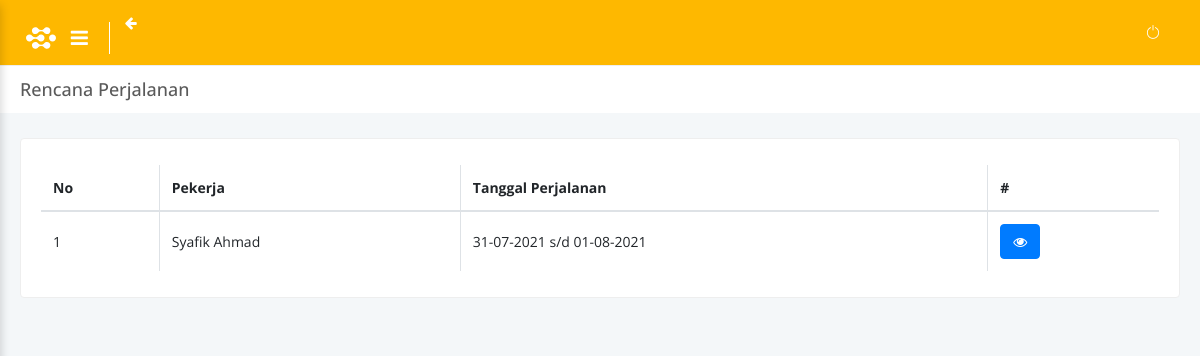
The page /index.php/spd on the database as committed earlier.
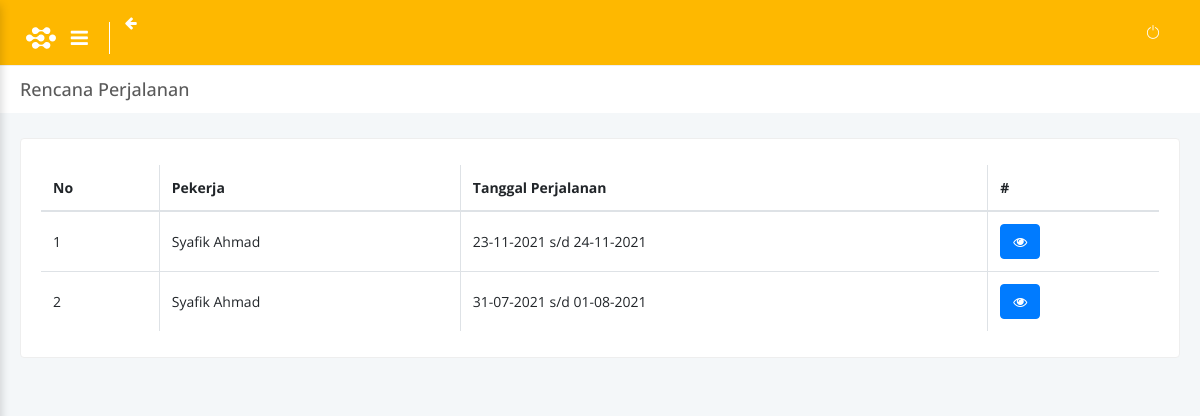
The same page on the database as committed later.
### tables this page shows
CREATE TABLE `rencana_perjalanan` (
  `id` int(11) NOT NULL,
  `id_pekerja` int(11) NOT NULL,
  `kode` varchar(100) NOT NULL,
  `tgl_mulai_perjalanan` datetime NOT NULL,
  `tgl_berakhir_perjalanan` datetime DEFAULT NULL,
  `is_jabodetabek` varchar(100) NOT NULL,
  `jenis_transport` varchar(50) NOT NULL,
  `destinasi` varchar(50) NOT NULL,
  `item` varchar(100) NOT NULL,
  `nominal` int(11) NOT NULL,
  `created_at` datetime NOT NULL,
  `updated_at` timestamp NOT NULL DEFAULT CURRENT_TIMESTAMP ON UPDATE CURRENT_TIMESTAMP
);

CREATE TABLE `master_pekerja` (
  `id` int(11) NOT NULL,
  `fungsi` varchar(50) DEFAULT NULL,
  `nama_jabatan` varchar(100) DEFAULT NULL COMMENT 'wadir: wakil direktur, ka: kepala, pws: pengawas, pnt: penata',
  `kode_jabatan` varchar(50) DEFAULT NULL,
  `bagian` varchar(50) DEFAULT NULL,
  `divisi` varchar(50) DEFAULT NULL,
  `gol_upah` int(11) DEFAULT NULL,
  `tmt_gol_upah` date DEFAULT NULL,
  `lama_gol_upah` int(11) DEFAULT NULL,
  `nopek` varchar(50) DEFAULT NULL,
  `nama_pekerja` varchar(100) DEFAULT NULL,
  `gelar` varchar(50) DEFAULT NULL,
  `jenis_kelamin` varchar(1) DEFAULT NULL,
  `tmt_pwtt` date DEFAULT NULL,
  `jenjang_pendidikan` varchar(20) DEFAULT NULL,
  `status_pekerja` varchar(5) DEFAULT NULL,
  `status_pernikahan` varchar(10) DEFAULT NULL,
  `created_at` datetime NOT NULL,
  `updated_at` timestamp NOT NULL DEFAULT CURRENT_TIMESTAMP ON UPDATE CURRENT_TIMESTAMP
);

### application/libraries/Template.php (called while the page is built)
<?php if (!defined('BASEPATH')) exit('No direct script access allowed');
class Template
{
	var $template_data = array();
	function set($name, $value)
	{
		$this->template_data[$name] = $value;
	}
	function load($template = '', $view = '', $view_data = array(), $return = FALSE)
	{
		$this->CI = &get_instance();
		$this->set('contents', $this->CI->load->view($view, $view_data, TRUE));
		return $this->CI->load->view($template, $this->template_data, $return);
	}
}

### application/controllers/Spd.php (called while the page is built, shortened)
<?php
class Spd extends CI_Controller
{
	public function index()
	{
		$data['record'] = $this->spd_model->get_rencana_perjalanan();
		$this->template->load('templates/contents', 'rencana_perjalanan', $data);
	}
}

### index.php (called while the page is built, shortened)
<?php
require_once BASEPATH.'core/CodeIgniter.php';

### application/models/Spd_model.php (called while the page is built, shortened)
<?php
class Spd_model extends CI_Model
{
	function get_rencana_perjalanan()
	{
		$this->db->select('rencana_perjalanan.*, master_pekerja.nama_pekerja');
		$this->db->from('rencana_perjalanan');
		$this->db->join('master_pekerja', 'rencana_perjalanan.id_pekerja = master_pekerja.id', 'inner');
		$this->db->group_by('kode');
		$this->db->order_by('created_at', 'DESC');
		$query = $this->db->get();
		return $query->result();
	}
}

### application/views/rencana_perjalanan.php (the view, shortened to what this page needs)
<div id="main-content">
    <div class="block-header">
        <div class="row clearfix">
            <div class="col-md-6 col-sm-12">
                <h2>Rencana Perjalanan</h2>
            </div>
        </div>
    </div>
    <div class="container-fluid">
        <div class="row clearfix">
            <div class="col-lg-12">
                <div class="card">
                    <div class="body">
                        <div class="table-responsive">
                            <table id="table" class="table table-bordered table-hover js-basic-example dataTable table-custom">
                                <thead>
                                    <tr>
                                        <th>No</th>
                                        <th>Pekerja</th>
                                        <th>Tanggal Perjalanan</th>
                                        <th>#</th>
                                    </tr>
                                </thead>
                                <tbody>
                                    <?php
                                    $no = 1;
                                    foreach ($record as $key) {
                                    ?>
                                        <tr>
                                            <td><?= $no ?></td>
                                            <td><?= $key->nama_pekerja ?></td>
                                            <td><?= date('d-m-Y', strtotime($key->tgl_mulai_perjalanan)) ?> s/d <?= date('d-m-Y', strtotime($key->tgl_berakhir_perjalanan)) ?></td>
                                            <td><a class="btn btn-primary" href="<?php echo base_url(); ?>spd/detail/<?=$key->kode?>"><i class="fa fa-eye"></i></a></td>
                                        </tr>
                                    <?php
                                        $no++;
                                    }
                                    ?>
                                </tbody>
                            </table>
                        </div>
                    </div>
                </div>
            </div>
        </div>
    </div>
</div>

Rows that differ between the two databases and show on the page:
added rencana_perjalanan: master_pekerja.nama_pekerja "Syafik Ahmad", tgl_mulai_perjalanan "23-11-2021", tgl_berakhir_perjalanan "24-11-2021"
